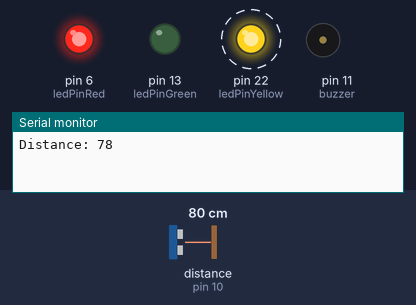
This sketch was run on a simulated Arduino Mega 2560, built with avr-gcc and run on an emulated ATmega2560. On the bench: output pins drawn as LEDs (lit = HIGH), buzzer (waves = sounding, pin HIGH), the last lines printed to the serial monitor. Wiring (inferred from the names in the program): ultrasonic range finder: trigger pin 9; echo pin 10. Dashed ring = blinking. The inputs (shaded band) are chosen by the test bench; at power-on: distance to the obstacle (sensor on pin 10) 80 cm. The echo pulse lasts 58.3 µs per cm; pins used as bus, display or sensor lines are not drawn.

Above: at 1.8 s.
1.9 s: distance to the obstacle (sensor on pin 10) set to 10 cm
5.4 s: distance to the obstacle (sensor on pin 10) set to 7 cm
At 6.4 s:
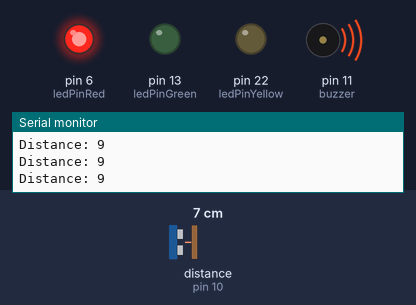
9.4 s: distance to the obstacle (sensor on pin 10) set to 9 cm
At 10.6 s:
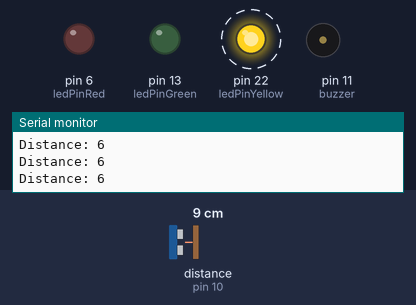
13.5 s: distance to the obstacle (sensor on pin 10) set to 2 cm
At 15.5 s:
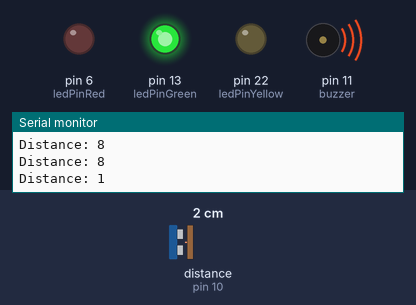
Timing chart, 0 to 18.2 s (numbered marks = the images above; inputs shaded):
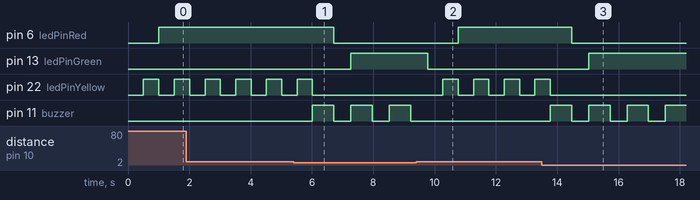

The sketch:

EmbeddedSystems-UltrasonicSensor.ino
```cpp
//https://www.eccircuit.com/2018/01/arduino-code-for-2-way-traffic-light.html
//https://www.youtube.com/watch?v=C8llntDR3fA
// defines pins numbers
const int trigPin = 9;
const int echoPin = 10;
const int buzzer = 11;
const int ledPinGreen = 13;
const int ledPinYellow = 22;
const int ledPinRed = 6;

// defines variables
long duration;
int distance;
int safetyDistance;


void setup() {
pinMode(trigPin, OUTPUT); // Sets the trigPin as an Output
pinMode(echoPin, INPUT); // Sets the echoPin as an Input
pinMode(buzzer, OUTPUT);
pinMode(ledPinGreen, OUTPUT);
pinMode(ledPinYellow, OUTPUT);
pinMode(ledPinRed, OUTPUT);
Serial.begin(9600); // Starts the serial communication
}


void loop() {
// Clears the trigPin
digitalWrite(trigPin, LOW);
delayMicroseconds(2);

digitalWrite(trigPin, HIGH);
delayMicroseconds(10);
digitalWrite(trigPin, LOW);

// Reads the echoPin, returns the sound wave travel time in microseconds
duration = pulseIn(echoPin, HIGH);

// Calculating the distance
distance= duration*0.034/2; //converting distance from points to integers ref:stackoverflow

safetyDistance = distance;
if (safetyDistance <= 7){
  digitalWrite(buzzer, HIGH);
  delay(700);
  digitalWrite(buzzer, LOW);
   digitalWrite(ledPinYellow, LOW);
  digitalWrite(ledPinRed, LOW);
  delay(550);
  digitalWrite(ledPinGreen, HIGH);

}
else{
  digitalWrite(buzzer, LOW);
  digitalWrite(ledPinGreen, LOW);
  delay(500);
  digitalWrite(ledPinYellow, HIGH);
  delay(500);
  digitalWrite(ledPinYellow, LOW);
  digitalWrite(ledPinRed, HIGH);
}

// Prints the distance on the Serial Monitor
Serial.print("Distance: ");
Serial.println(distance);
}
```

Measured:
- the behaviour switches between 9 and 8 cm on distance to the obstacle (sensor on pin 10) (found by bisection; images 0 and 1)
- after the input at 5.4 s, pin 6 (ledPinRed): HIGH → LOW after 1.3 s; pin 13 (ledPinGreen): LOW → HIGH after 1.9 s; pin 22 (ledPinYellow): goes on until 6.0 s, then stays LOW; pin 11 (buzzer): alternates HIGH for 0.70 s and LOW for 0.55 s, starting after 0.62 s
- after the input at 9.4 s, pin 6 (ledPinRed): LOW → HIGH after 1.4 s; pin 13 (ledPinGreen): HIGH → LOW after 0.37 s; pin 22 (ledPinYellow): alternates HIGH for 0.50 s and LOW for 0.50 s, starting after 0.87 s; pin 11 (buzzer): stops changing and stays LOW
- after the input at 13.5 s, pin 6 (ledPinRed): HIGH → LOW after 0.98 s; pin 13 (ledPinGreen): LOW → HIGH after 1.5 s; pin 22 (ledPinYellow): goes on until 13.8 s, then stays LOW; pin 11 (buzzer): alternates HIGH for 0.70 s and LOW for 0.55 s, starting after 0.28 s
- by itself, pin 22 (ledPinYellow): alternates HIGH for 0.50 s and LOW for 0.50 s
